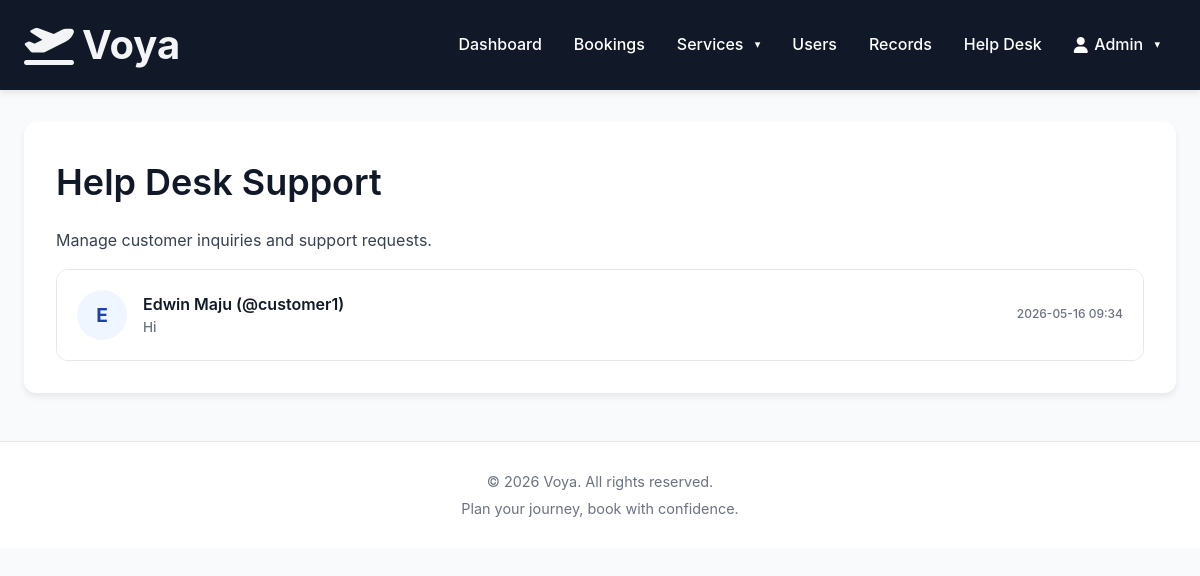
/admin/help-desk (signed in), run on the app's committed database.
### app/models.py (models this page shows, shortened)
class User(UserMixin, db.Model):
    __tablename__ = 'users'
    id = db.Column(db.Integer, primary_key=True)
    username = db.Column(db.String(100), unique=True, nullable=False)
    email = db.Column(db.String(100), unique=True, nullable=False)
    password_hash = db.Column(db.String(255), nullable=False)
    first_name = db.Column(db.String(100))
    last_name = db.Column(db.String(100))
    phone = db.Column(db.String(20))
    role = db.Column(db.String(20), default='customer')  # 'customer' or 'admin'
    is_active = db.Column(db.Boolean, default=True)
    created_at = db.Column(db.DateTime, default=datetime.utcnow)
    bookings = db.relationship('Booking', foreign_keys='Booking.user_id', backref='user', lazy=True, cascade='all, delete-orphan')
    payments = db.relationship('Payment', backref='user', lazy=True, cascade='all, delete-orphan')
    confirmed_bookings = db.relationship('Booking', foreign_keys='Booking.confirmed_by', backref='admin_confirmer')
    def is_admin(self):
        return self.role == 'admin'

class HelpDeskMessage(db.Model):
    __tablename__ = 'help_desk_messages'
    id = db.Column(db.Integer, primary_key=True)
    user_id = db.Column(db.Integer, db.ForeignKey('users.id'), nullable=False)
    message = db.Column(db.Text, nullable=False)
    sender_type = db.Column(db.String(20), nullable=False)  # 'customer' or 'admin'
    is_read = db.Column(db.Boolean, default=False)
    created_at = db.Column(db.DateTime, default=datetime.utcnow)
    customer = db.relationship('User', foreign_keys=[user_id], backref='help_messages')

### app/routes/admin.py (the view)
@bp.route('/help-desk')
@login_required
@admin_required
def help_desk():
    from sqlalchemy import func
    subquery = db.session.query(
        HelpDeskMessage.user_id,
        func.max(HelpDeskMessage.created_at).label('max_created')
    ).group_by(HelpDeskMessage.user_id).subquery()
    chats = db.session.query(HelpDeskMessage).join(
        subquery,
        (HelpDeskMessage.user_id == subquery.c.user_id) &
        (HelpDeskMessage.created_at == subquery.c.max_created)
    ).order_by(HelpDeskMessage.created_at.desc()).all()
    for chat in chats:
        chat.unread_count = HelpDeskMessage.query.filter_by(
            user_id=chat.user_id,
            sender_type='customer',
            is_read=False
        ).count()
    return render_template('admin/help_desk.html', chats=chats)

### app/routes/admin.py (called while the page is built)
def admin_required(f):
    from functools import wraps
    @wraps(f)
    def decorated_function(*args, **kwargs):
        if not current_user.is_authenticated or not current_user.is_admin():
            flash('Admin access required', 'danger')
            return redirect(url_for('customer.dashboard'))
        return f(*args, **kwargs)
    return decorated_function

### app/templates/admin/help_desk.html (shortened to what this page needs)
{% extends 'base.html' %}
{% block content %}
<div class="page-wrap">
    <div class="flex justify-between items-center mb-6">
        <div>
            <h1>Help Desk Support</h1>
            <p>Manage customer inquiries and support requests.</p>
        </div>
    </div>
    {% if not chats %}
        <div class="card card-body text-center py-10">
            <i class="fas fa-comments fa-4x mb-4 text-gray-300"></i>
            <h3>No Active Chats</h3>
            <p>When customers send messages, they will appear here.</p>
        </div>
    {% else %}
        <div class="chat-list">
            {% for chat in chats %}
                <a href="{{ url_for('admin.view_chat', user_id=chat.user_id) }}" class="chat-list-item {% if chat.unread_count > 0 %}unread{% endif %}">
                    <div class="chat-user-avatar">
                        {{ chat.customer.first_name[0] if chat.customer.first_name else chat.customer.username[0] | upper }}
                    </div>
                    <div class="chat-item-info">
                        <h4>{{ chat.customer.first_name }} {{ chat.customer.last_name }} (@{{ chat.customer.username }})</h4>
                        <p>{{ chat.message }}</p>
                    </div>
                    <div class="chat-item-meta">
                        <span class="chat-item-time">{{ chat.created_at.strftime('%Y-%m-%d %H:%M') }}</span>
                    </div>
                </a>
            {% endfor %}
        </div>
    {% endif %}
</div>
{% endblock %}

### app/templates/base.html (shortened to what this page needs)
<!DOCTYPE html>
<html lang="en">
<head>
    <link href="{{ url_for('static', filename='css/style.css') }}" rel="stylesheet">
    <link href="https://cdnjs.cloudflare.com/ajax/libs/font-awesome/6.0.0/css/all.min.css" rel="stylesheet">
</head>
<body>
    {% if request.endpoint not in ['auth.login', 'auth.register'] %}
    <nav class="nav">
        <a class="nav-brand"
            href="{% if current_user.is_authenticated %}{% if current_user.is_admin() %}{{ url_for('admin.dashboard') }}{% else %}{{ url_for('customer.dashboard') }}{% endif %}{% else %}{{ url_for('auth.login') }}{% endif %}">
            <i class="fas fa-plane-departure"></i> Voya
        </a>
        {% if current_user.is_authenticated %}
        <ul class="nav-items">
            {% if current_user.is_admin() %}
            <li><a href="{{ url_for('admin.dashboard') }}">Dashboard</a></li>
            <li><a href="{{ url_for('admin.manage_bookings') }}">Bookings</a></li>
            <li class="dropdown">
                <a class="dropdown-trigger" onclick="this.nextElementSibling.classList.toggle('open')">Services</a>
            </li>
            <li><a href="{{ url_for('admin.manage_users') }}">Users</a></li>
            <li><a href="{{ url_for('admin.records') }}">Records</a></li>
            <li><a href="{{ url_for('admin.help_desk') }}">Help Desk</a></li>
            {% endif %}
            <li class="dropdown">
                <a class="dropdown-trigger" onclick="this.nextElementSibling.classList.toggle('open')">
                    <i class="fas fa-user"></i> {{ current_user.first_name or current_user.username }}
                </a>
            </li>
        </ul>
        {% endif %}
    </nav>
    {% endif %}
    <div class="container mt-2">
        {% block content %}{% endblock %}
    </div>
    <footer class="footer">
        <p>&copy; 2026 Voya. All rights reserved.</p>
        <p>Plan your journey, book with confidence.</p>
    </footer>
</body>
</html>

### app/static/css/style.css (style rules this page uses)
:root { --primary: #1e40af; --primary-dark: #1e3a8a; --primary-light: #eff6ff; --dark: #111827; --light: #f3f4f6; --white: #ffffff; --gray-50: #f9fafb; --gray-100: #f3f4f6; --gray-200: #e5e7eb; --gray-300: #d1d5db; --gray-400: #9ca3af; --gray-500: #6b7280; --gray-600: #4b5563; --gray-700: #374151; --gray-800: #1f2937; --gray-900: #111827; --green: #10b981; --green-light: #d1fae5; --green-dark: #065f46; --yellow: #f59e0b; --yellow-light: #fef3c7; --yellow-dark: #78350f; --red: #dc2626; --red-light: #fee2e2; --red-dark: #7f1d1d; --blue-info: #0ea5e9; --blue-info-light: #e0f2fe; --blue-info-dark: #0c4a6e; --radius: 12px; --shadow: 0 4px 6px rgba(0, 0, 0, 0.07); --shadow-lg: 0 10px 25px rgba(0, 0, 0, 0.08); --ease: all 0.2s ease; }
*, *::before, *::after { margin: 0; padding: 0; box-sizing: border-box; }
html, body { height: 100%; }
body { background: var(--gray-50); color: var(--gray-900); font-family: -apple-system, BlinkMacSystemFont, 'Segoe UI', Roboto, Oxygen, Ubuntu, Cantarell, sans-serif; font-size: 1rem; line-height: 1.6; }
h1, h2, h3, h4, h5, h6 { font-weight: 600; color: var(--gray-900); margin-bottom: 1rem; }
h1 { font-size: 2.25rem; }
h4 { font-size: 1.25rem; }
p { margin-bottom: 1rem; color: var(--gray-700); }
a { color: var(--primary); text-decoration: none; transition: var(--ease); font-weight: 500; }
ol, ul { padding-left: 1.5rem; }
.nav { background: var(--dark); padding: 0 1.5rem; box-shadow: var(--shadow); position: sticky; top: 0; z-index: 1000; height: 90px; display: flex; align-items: center; justify-content: space-between; }
.nav-brand { font-weight: 700; font-size: 40px; color: var(--light) !important; display: flex; align-items: center; gap: 0.5rem; }
.nav-items { display: flex; list-style: none; align-items: center; gap: 0; }
.nav-items a { color: var(--white) !important; padding: 0.6rem 1rem; font-weight: 500; transition: var(--ease); display: flex; align-items: center; gap: 0.4rem; white-space: nowrap; }
.dropdown { position: relative; }
.dropdown-trigger { cursor: pointer; }
.dropdown-trigger::after { content: '▾'; margin-left: 0.3rem; font-size: 0.7rem; }
.container { width: 100%; max-width: 1200px; margin: 0 auto; padding: 0 1.5rem; }
.page-wrap { background: var(--white); border-radius: var(--radius); box-shadow: var(--shadow); padding: 2rem; margin-top: 2rem; margin-bottom: 2rem; }
.footer { background: var(--white); color: var(--gray-500); text-align: center; padding: 1.5rem; margin-top: 3rem; border-top: 1px solid var(--gray-200); }
.footer p { margin: 0.25rem 0; color: var(--gray-500); font-size: 0.9rem; }
.mt-2 { margin-top: 1rem; }
.chat-list { display: flex; flex-direction: column; gap: 1px; background: var(--gray-200); border-radius: var(--radius); overflow: hidden; border: 1px solid var(--gray-200); }
.chat-list-item { background: var(--white); padding: 1.25rem; display: flex; align-items: center; gap: 1rem; transition: var(--ease); text-decoration: none !important; }
.chat-user-avatar { width: 50px; height: 50px; border-radius: 50%; background: var(--primary-light); color: var(--primary); display: flex; align-items: center; justify-content: center; font-weight: 700; font-size: 1.2rem; }
.chat-item-info { flex: 1; }
.chat-item-info h4 { margin: 0; font-size: 1rem; }
.chat-item-info p { margin: 0; font-size: 0.85rem; color: var(--gray-500); white-space: nowrap; overflow: hidden; text-overflow: ellipsis; max-width: 300px; }
.chat-item-meta { text-align: right; }
.chat-item-time { font-size: 0.75rem; color: var(--gray-500); display: block; margin-bottom: 0.25rem; }

### data on the page
User: first_name "Admin"
HelpDeskMessage: customer "E", customer.first_name "Edwin", customer.last_name "Maju", customer.username "customer1", message "Hi", created_at "2026-05-16 09:34"
